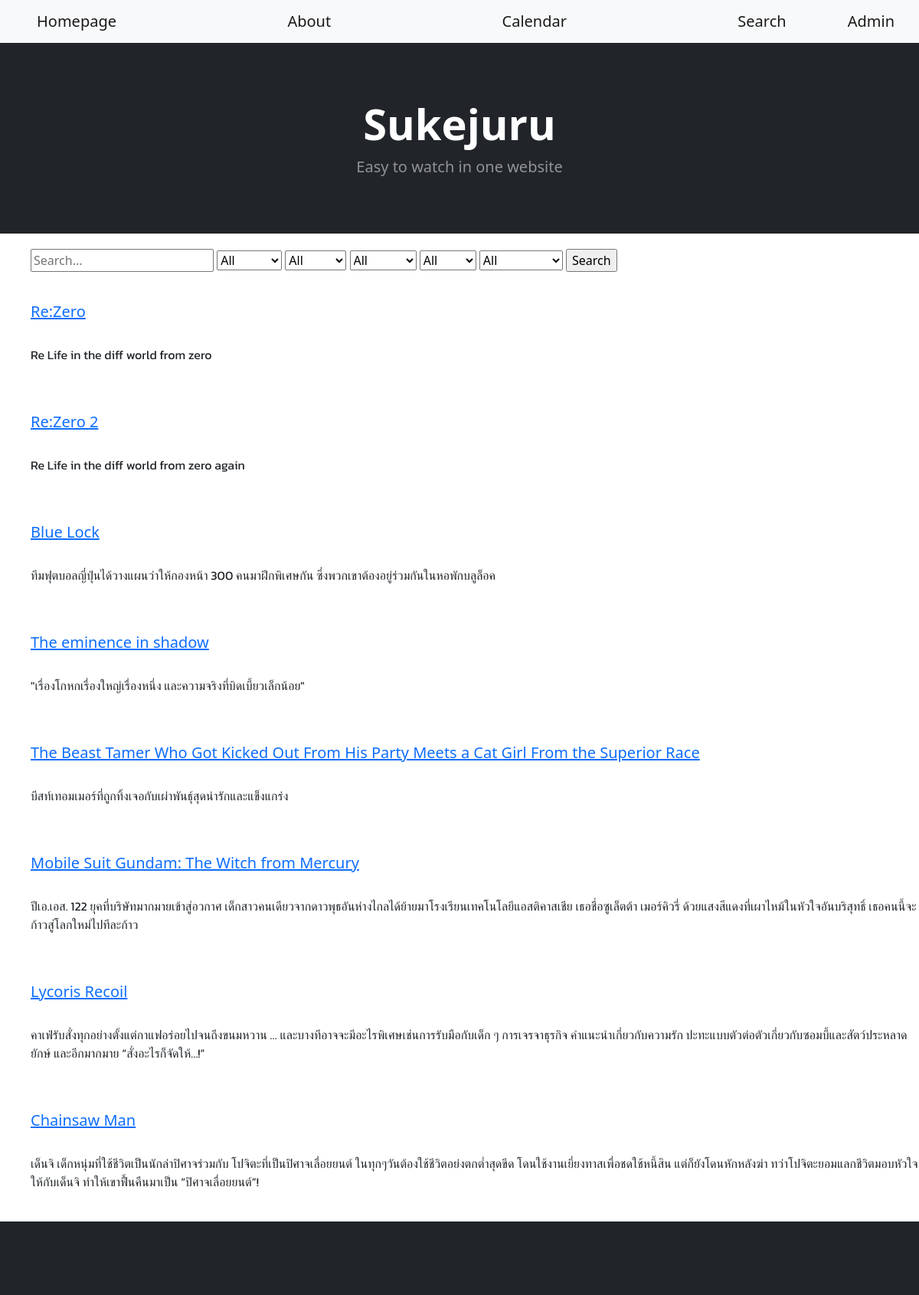
Page /search (signed in) on the committed database.
### sekujuru_app/models.py (models this page shows, shortened)
class Anime(models.Model):
    anime_id = models.IntegerField(primary_key=True)
    anime_name = models.CharField(max_length=99)
    anime_image = models.CharField(max_length=999, default="https://upload.wikimedia.org/wikipedia/commons/thumb/d/d1/Image_not_available.png/640px-Image_not_available.png")
    description = models.CharField(max_length=999, default="-")
    platform = models.ManyToManyField(AnimePlatform, default=None)
    day = models.ManyToManyField(Day)
    time = models.TimeField()
    genre = models.ManyToManyField(Genre)
    season = models.ManyToManyField(Season)
    rating = models.IntegerField(default=5)

### sekujuru_app/views.py (the view)
# urls.py: path('search', app_views.search_view, name='search'),
def search_view(request):
    context = {
        "platform": AnimePlatform.objects.all(),
        "genre": Genre.objects.all(),
        "season": Season.objects.all(),
    }
    if request.method == "GET":
        query = request.GET.get("q")
        platform = request.GET.get("platform")
        genre = request.GET.get("genre")
        season = request.GET.get("season")
        rating = request.GET.get("rating")
        day = request.GET.get("day")
        if query==None:
            search_result = Anime.objects.all().order_by("-rating")
            context.update({"result": search_result})
        else:
            search_result = Anime.objects.filter(
                Q(anime_name__icontains=query) | Q(description__icontains=query),
            )
        if platform != "All" and platform != None:
            search_result = search_result.filter(platform__name=platform)
        if genre != "All" and genre != None:
            search_result = search_result.filter(genre__name=genre)
        if season != "All" and season != None:
            search_result = search_result.filter(season__name=season)
        if rating != "All" and rating != None:
            search_result = search_result.filter(rating=int(rating))
        if day != "All" and day != None:
            search_result = search_result.filter(day__name=day)
        context.update({"result": search_result})
    return render(request, 'Home/search.html', context)

### sekujuru_app/templates/Home/search.html (shortened to what this page needs)
{% extends 'layout.html' %}
{% load static %}
{% block content %}
<body>
    <div style="padding-left : 40px ; padding-top : 20px">
        <form action="{% url 'search' %}" method="get">
            <input name="q" type="text" placeholder="Search...">
            <select name="platform">
                <option value="All">All</option>
            </select>
            <select name="genre">
                <option value="All">All</option>
            </select>
            <select name="season">
                <option value="All">All</option>
            </select>
            <select name="rating">
                <option value="All">All</option>
            </select>
            <select name="day">
                <option value="All">All</option>
            </select>
            <input type="submit" value="Search">
        </form>
    </div>
    {% for i in result %}
        <a style="padding-left : 40px" href="home/{{i.anime_id}}"><h5 style="padding-left : 40px"> {{ i.anime_name }} </h5></a> <br>
    <bodyth>
        <p style="padding-left : 40px"> {{ i.description }} </p> <br>
    </bodyth>
</body>
{% endfor %}
{% endblock %}

### sekujuru_app/templates/layout.html (shortened to what this page needs)
{% load static %}
<link rel="stylesheet" href="{% static 'index/home.css' %}" type = "text/css">
<!DOCTYPE html>
<html lang="en">
    <head>
        <link href="https://cdn.jsdelivr.net/npm/bootstrap-icons@1.5.0/font/bootstrap-icons.css" rel="stylesheet" />
        <link href="css/styles.css" rel="stylesheet" />
    </head>
    <body>
        <nav class="navbar navbar-expand-lg navbar-light bg-light">
            <div class="container px-4 px-lg-5">
                <a class="navbar-brand" href="/home">Homepage</a>
                <a class="navbar-brand" href="/about" >About</a>
                <a class="navbar-brand" href="/calender" >Calendar</a>
                <a class="navbar-brand" href="/search" >Search</a>
            </div>
            {% if request.user.is_authenticated %}
            <div class="nav-item dropdown">
                <a class="navbar-brand nav-link" href="#" role="button" data-bs-toggle="dropdown" data-bs-auto-close="outside" aria-expanded="False">{{ request.user.username }}</a>
            </div>
            {% endif %}
        </nav>
        <header class="bg-dark py-4">
            <div class="container px-4 px-lg-5 my-5">
                <div class="text-center text-white">
                    <h1 class="display-4 fw-bolder">Sukejuru</h1>
                    <p class="lead fw-normal text-white-50 mb-0">Easy to watch in one website</p>
                </div>
            </div>
        </header>
        {% block content %}
        {% endblock %}
        <footer class="py-5 bg-dark">
        </footer>
    </body>
</html>

### rows in the picture
Anime: anime_name "Re:Zero", description "Re Life in the diff world from zero"
Anime: anime_name "Re:Zero 2", description "Re Life in the diff world from zero again"
Anime: anime_name "Blue Lock", description "ทีมฟุตบอลญี่ปุ่นได้วางแผนว่าให้กองหน้า 300 คนมาฝึกพิเศษกัน ซึ่งพวกเขาต้องอยู่ร่วมกันในหอพักบลูล็อค"
Anime: anime_name "The eminence in shadow", description "\"เรื่องโกหกเรื่องใหญ่เรื่องหนึ่ง และความจริงที่บิดเบี้ยวเล็กน้อย\""
Anime: anime_name "The Beast Tamer Who Got Kicked Out From His Party Meets a Cat Girl From the Superior Race", description "บีสท์เทอมเมอร์ที่ถูกทิ้งเจอกับเผ่าพันธุ์สุดน่ารักและแข็งแกร่ง"
Anime: anime_name "Mobile Suit Gundam: The Witch from Mercury", description "ปีเอ.เอส. 122 ยุคที่บริษัทมากมายเข้าสู่อวกาศ เด็กสาวคนเดียวจากดาวพุธอันห่างไกลได้ย้ายมาโรงเรียนเทคโนโลยีแอสติคาสเชีย เธอชื่อซูเล็ตต้า เมอร์คิวรี่ ด้วยแสงสีแดงที่เผาไหม้ในหัวใจอันบริสุทธิ์ เธอคนนี้จะก้าวสู่โลกใหม่ไปทีละก้าว"
Anime: anime_name "Lycoris Recoil", description "คาเฟ่รับสั่งทุกอย่างตั้งแต่กาแฟอร่อยไปจนถึงขนมหวาน … และบางทีอาจจะมีอะไรพิเศษเช่นการรับมือกับเด็ก ๆ การเจรจาธุรกิจ คำแนะนำเกี่ยวกับความรัก ปะทะแบบตัวต่อตัวเกี่ยวกับซอมบี้และสัตว์ประหลาดยักษ์ และอีกมากมาย “สั่งอะไรก็จัดให้…!”"
Anime: anime_name "Chainsaw Man", description "เด็นจิ เด็กหนุ่มที่ใช้ชีวิตเป็นนักล่าปิศาจร่วมกับ โปจิตะที่เป็นปิศาจเลื่อยยนต์ ในทุกๆวันต้องใช้ชีวิตอย่งตกต่ำสุดขีด โดนใช้งานเยี่ยงทาสเพื่อชดใช้หนี้สิน แต่ก็ยังโดนหักหลังฆ่า ทว่าโปจิตะยอมแลกชีวิตมอบหัวใจให้กับเด็นจิ ทำให้เขาฟื้นคืนมาเป็น “ปิศาจเลื่อยยนต์”!"

### other values in the picture
{{ request.user.username }} "Admin"
